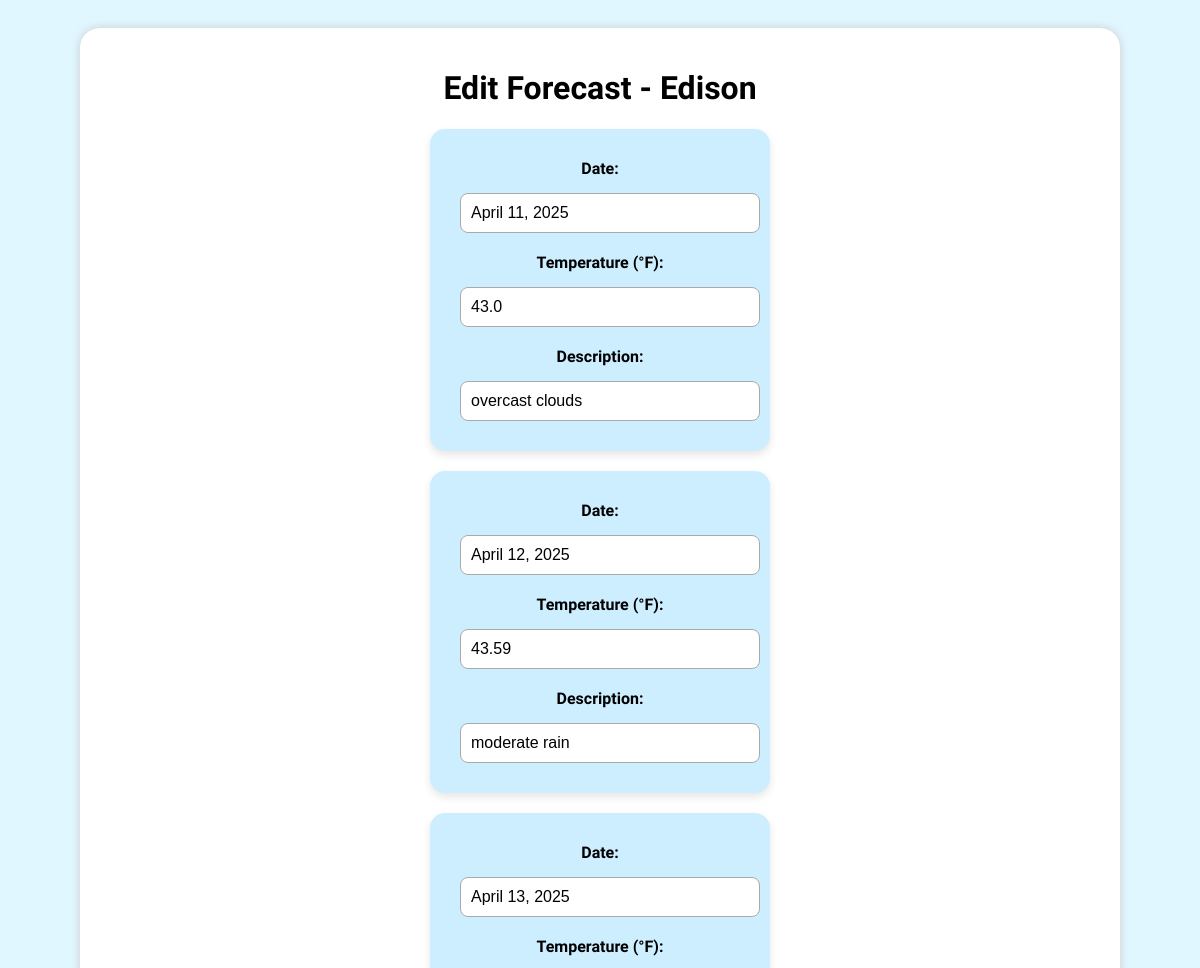
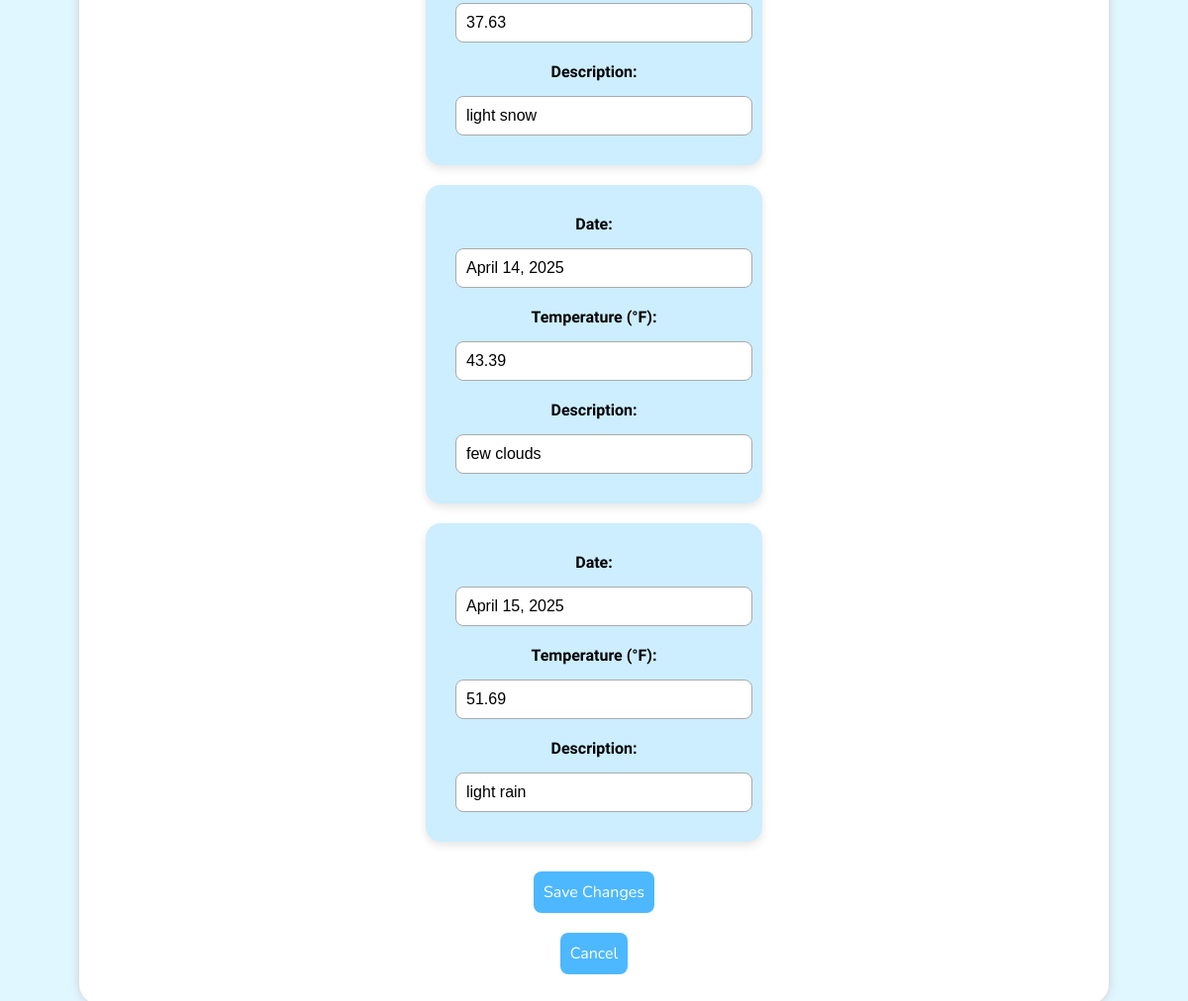
The page /edit/d72eb4bd-0cef-4dfb-b212-8ad1f62caa48 on the database its author committed (2 pictures, top to bottom).
### tables this page shows
CREATE TABLE weather (
        id INTEGER PRIMARY KEY AUTOINCREMENT,
        forecast_id TEXT,
        city TEXT,
        date TEXT,
        temperature REAL,
        description TEXT
    );

### app.py (the view, shortened to what this page needs)
@app.route("/edit/<forecast_id>", methods=["GET", "POST"])
def edit_forecast(forecast_id):
    conn = sqlite3.connect("weather.db")
    c = conn.cursor()
    c.execute("SELECT city, date, temperature, description FROM weather WHERE forecast_id = ?", (forecast_id,))
    rows = c.fetchall()
    conn.close()
    forecasts = [{"city": city, "date": date, "temp": temp, "desc": desc} for city, date, temp, desc in rows]
    return render_template("edit.html", forecast_id=forecast_id, forecasts=forecasts)

### templates/edit.html (shortened to what this page needs)
<!DOCTYPE html>
<html lang="en">
<head>
    <link rel="stylesheet" href="/static/style.css">
</head>
<body>
    <div class="container">
        <h1>Edit Forecast - {{ forecasts[0].city }}</h1>
        <form method="POST">
            {% for f in forecasts %}
                <div class="weather-box">
                    <label>Date:</label>
                    <input type="text" name="date" value="{{ f.date }}" readonly><br>
                    <label>Temperature (°F):</label>
                    <input type="number" step="0.1" name="temp" value="{{ f.temp }}"><br>
                    <label>Description:</label>
                    <input type="text" name="desc" value="{{ f.desc }}"><br>
                </div>
            {% endfor %}
            <button type="submit">Save Changes</button>
        </form>
        <a href="/saved"><button>Cancel</button></a>
    </div>
</body>
</html>

### static/style.css (style rules this page uses)
body { font-family: 'Chewy', sans-serif; background: #e0f7ff; color: #000000; text-align: center; padding: 20px; overflow: visible; }
.container { max-width: 1000px; margin: auto; background: white; padding: 20px; border-radius: 20px; box-shadow: 0 0 10px #ccc; }
input, button { padding: 10px; margin: 10px; font-size: 16px; border-radius: 8px; border: none; }
button { background-color: #4db8ff; color: white; cursor: pointer; font-family: 'Nunito', sans-serif; }
.weather-box { background: #cceeff; border-radius: 15px; padding: 20px; width: 300px; margin: 20px auto; box-shadow: 0 4px 8px rgba(0, 0, 0, 0.1); text-align: left; }
.weather-box label { display: block; margin: 10px 0 5px; font-weight: bold; }
.weather-box input[type="text"], .weather-box input[type="number"] { width: 100%; height: 40px; font-size: 16px; padding: 5px 10px; border-radius: 8px; border: 1px solid #aaa; box-sizing: border-box; }
.weather-box, .video-card { text-align: center; }

### rows shown on the page
weather: city "Edison", date "April 11, 2025", temp "43.0", desc "overcast clouds"
weather: date "April 12, 2025", temp "43.59", desc "moderate rain"
weather: date "April 13, 2025", temp "37.63", desc "light snow"
weather: date "April 14, 2025", temp "43.39", desc "few clouds"
weather: date "April 15, 2025", temp "51.69", desc "light rain"
